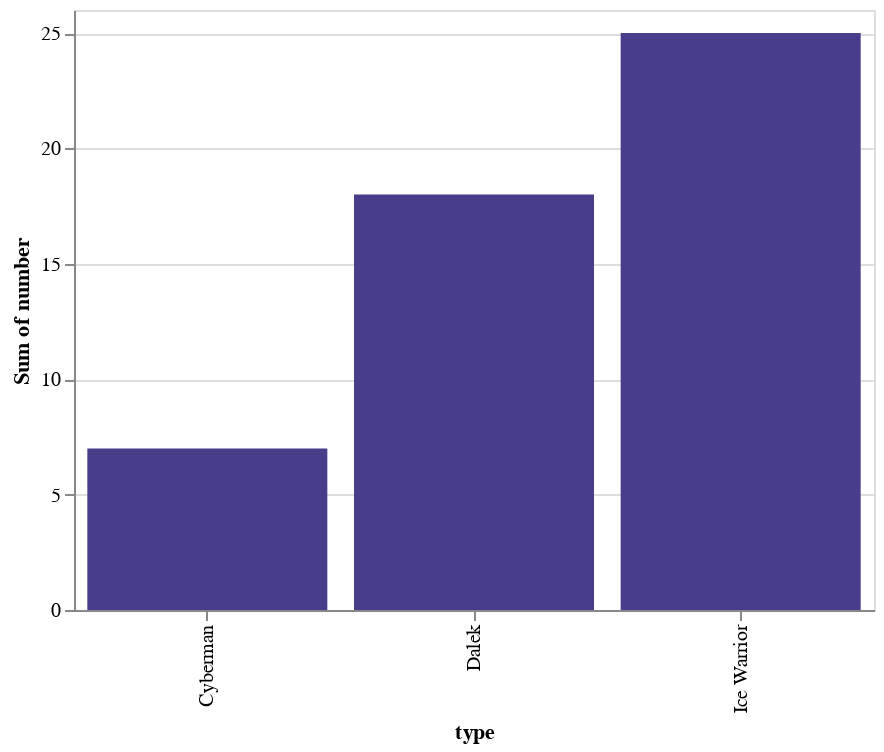

The notebook cell this image was saved under:
### Markdown cell above
We have also been using the short form of the encodings, where we just pass a string. There is a long form, where we create an encoding object, which allows us to be more explicit, and to exert more control.

### Code cell
alt.Chart(df).mark_bar(color="darkslateblue").encode(
    x=alt.X('type', type="nominal"), 
    y=alt.Y('number', type="quantitative", aggregate="sum")
)

### Figure 1 — Vega-Lite specification as saved in the notebook (floating-point values rounded to 4 significant figures)
{"$schema": "https://vega.github.io/schema/vega-lite/v2.6.0.json", "config": {"view": {"height": 300, "width": 400}}, "data": {"name": "data-75d352494bcc1daafad4bc44bb8053d0"}, "datasets": {"data-75d352494bcc1daafad4bc44bb8053d0": [{"number": 4, "type": "Ice Warrior"}, {"number": 8, "type": "Ice Warrior"}, {"number": 5, "type": "Ice Warrior"}, {"number": 6, "type": "Dalek"}, {"number": 3, "type": "Ice Warrior"}, {"number": 3, "type": "Ice Warrior"}, {"number": 3, "type": "Dalek"}, {"number": 2, "type": "Ice Warrior"}, {"number": 9, "type": "Dalek"}, {"number": 7, "type": "Cyberman"}]}, "encoding": {"x": {"field": "type", "type": "nominal"}, "y": {"aggregate": "sum", "field": "number", "type": "quantitative"}}, "mark": {"color": "darkslateblue", "type": "bar"}}
